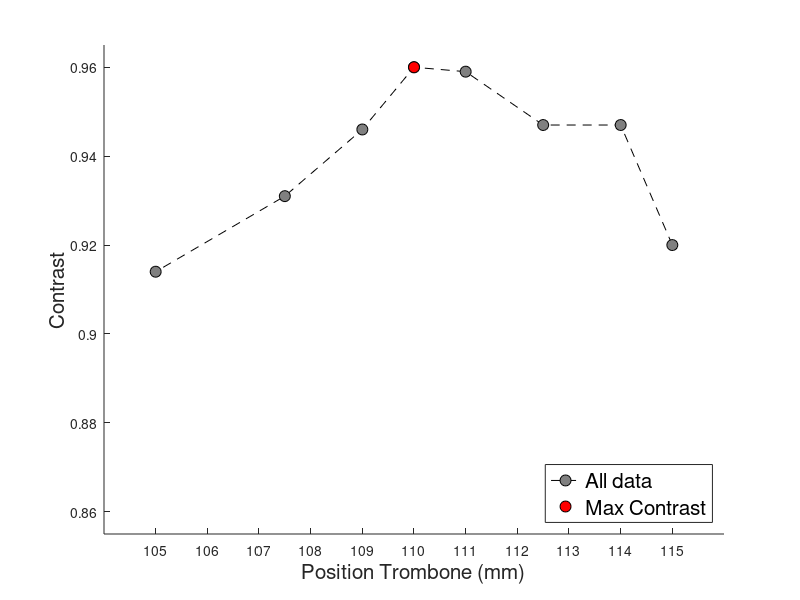

Write the MATLAB code that produced this figure. (Note: this script raises an error after producing the figure.)
% ContrastOverTrombonePositionData
%
% This is the measurement of contrast over the Tromobone position by
% controlling it by its own software.

% History:
%    03/25/22  dhb, smo     - Measured the data and plotted the graph.
%    07/19/22  dhb, smo     - Added data using different lense diopters.
%    07/29/22  smo, rsh     - Added data using different lenese within the
%                             range of -6 to +2.
%    08/01/22  smo          - Added to choose multiple data at once. Also,
%                             now it calculates an optimal Trombone
%                             position for any given lens diopters using
%                             interpolation.

%% Initialzie.
clear; close all;

%% Measurement data.
%
% Position is in mm unit in the Trombone controlling software, and the
% contrast was measured based on the real-time camera image.
%
% Note that we are planning to calibrate for the lens diopeters from -6.0
% to +2.0 for SACC project.
whichDataRange = [11:18];
VERBOSE = true;

for ii = 1:length(whichDataRange)
    whichData = whichDataRange(ii);
    
    % All raw data stored here.
    switch whichData
        case 0
            lensDiopters = 0;
            positionTrombone = [2.799 2.299 1.772 1.522 1.272 1.022 0.772 0.522 0.272 0.022 -0.530 -1.449 -2.193 -2.665 ];
            contrast         = [0.931 0.946 0.954 0.954 0.954 0.954 0.955 0.954 0.954 0.954  0.954  0.954  0.947  0.939 ];
            % Following data no. 1 to 6 were collected using different lens
            % diopeters on the date of 07/19/22.
        case 1
            lensDiopters = -3;
            positionTrombone = [-15.17 -14.64 -14.06 -13.54 -12.99 -12.52 -12.05 -11.52 -11.01 -10.54 -9.99 -9.48];
            contrast         = [ 0.888  0.871  0.901  0.929  0.938  0.947  0.948  0.948  0.948  0.949 0.931 0.923];
        case 2
            lensDiopters = -4.5;
            positionTrombone = [-19.66 -19.54 -19.04 -18.04 -17.50];
            contrast         = [ 0.946  0.937  0.947  0.935  0.923];
        case 3
            lensDiopters = +2.0;
            positionTrombone = [-0.47  0.54  1.00  1.50  2.06  2.50  3.04];
            contrast         = [0.920 0.947 0.947 0.963 0.946 0.947 0.939];
        case 4
            lensDiopters = -6.0;
            positionTrombone = [-17.89 -16.80];
            contrast         = [ 0.815  0.718];
        case 5
            lensDiopters = -5.5;
            positionTrombone = [-19.79 -18.82];
            contrast         = [ 0.917  0.824];
        case 6
            lensDiopters = -5.0;
            positionTrombone = [-19.53 -18.55];
            contrast         = [ 0.930  0.911];
            
            % From here, data was collected on the day of 07/29/22.
            %
            % Note that the position trombone here is the number on the
            % measuring tape that is attached to the Trombone. Therefore, this
            % is different range of unit from the measurements conducted
            % before. The unit for the position is still mm though.
        case 11
            lensDiopters = -6.0;
            positionTrombone = [115 114 112.5 111 110 109 107.5 105];
            contrast         = [0.92 0.947 0.947 0.959 0.96 0.946 0.931 0.914];
        case 12
            lensDiopters = -5.0;
            positionTrombone = [124 121.5 120.5 120 119 117.5 115.5 114.5 112.5];
            contrast         = [0.92 0.96 0.96 0.959 0.959 0.958 0.958 0.928 0.898];
        case 13
            lensDiopters = -4.0;
            %         positionTrombone = [130.5 129.5 127.5 126 125 122.5 121];
            %         contrast         = [0.909 0.927 0.938 0.939 0.938 0.924 0.883];
            % Data has been corrected. Somehow first measurement gave the lower
            % contrast than expected. Following is the newly measured one.
            positionTrombone = [130.5 129.5 128 127 126 125 124 122.5 121.5 120.5];
            contrast         = [0.901 0.923 0.933 0.946 0.955 0.944 0.943 0.933 0.92 0.894];
            
        case 14
            lensDiopters = -3.0;
            positionTrombone = [138.5 137 136 135 134 132.5 131 129 128];
            contrast         = [0.91 0.94 0.941 0.949 0.95 0.95 0.9 0.901 0.856];
        case 15
            lensDiopters = -2.0;
            positionTrombone = [146 145 144 143 141 140 139 138 135.5];
            contrast         = [0.88 0.931 0.94 0.95 0.951 0.959 0.949 0.939 0.855];
        case 16
            lensDiopters = -1.0;
            positionTrombone = [152.5 151.5 150.5 149.5 148.5 147 145.5 144 143];
            contrast         = [0.893 0.929 0.946 0.946 0.947 0.955 0.955 0.946 0.927];
        case 17
            lensDiopters = +1.0;
            positionTrombone = [165 164 162.5 161.5 160.5 160 159 157.5 156 155];
            contrast         = [0.901 0.942 0.95 0.959 0.959 0.959 0.958 0.95 0.941 0.872];
        case 18
            lensDiopters = +2.0;
            positionTrombone = [170.5 169.5 168.5 168 166 165 164 162 161];
            contrast         = [0.908 0.938 0.953 0.953 0.961 0.961 0.953 0.937 0.896];
        otherwise
    end
    
    % There are some lenses having multiple highest points. Here we choose a
    % smaller value in position (nm) which should be fine for now, but we
    % may elaborate it later on.
    lensDioptersSet(ii) = lensDiopters;
    contrastMax(ii) = max(contrast);
    positionContrastMax(ii) = min(positionTrombone(find(contrast(:) == contrastMax(ii))));
    
    %% Plot it.
    if (VERBOSE)
        figure; clf; hold on;
        plot(positionTrombone, contrast, 'ko--', 'MarkerFaceColor', [0.5 0.5 0.5], 'MarkerEdgeColor', zeros(1,3), 'MarkerSize', 8);
        plot(positionContrastMax(ii), contrastMax(ii), 'o', 'MarkerFaceColor', [1 0 0], 'MarkerEdgeColor', zeros(1,3), 'MarkerSize', 8);
        xlabel('Position Trombone (mm)','FontSize',15);
        ylabel('Contrast','FontSize',15);
        xticks([round(min(positionTrombone)):1:round(max(positionTrombone))]);
        ylim([0.855 0.965]);
        legend('All data','Max Contrast','location','southeast','FontSize',15);
        title(append('Lens diopters: ',num2str(lensDiopters),' / Max contrast = ',num2str(contrastMax(ii))),'FontSize',15);
    end
    
    clear contrast; clear positionTrombone;
end

%% Optimal Trombone position over lense diopters.
PLOTCALIBRATION = true;

if (PLOTCALIBRATION)
    figure; clf; hold on;
    plot(lensDioptersSet, positionContrastMax, 'k.--', 'markersize', 20);
    xlabel('Lens diopters','FontSize',15);
    ylabel('Trombone position (mm)','FontSize',15);
    title('Optimal Trombone position over lense diopers','FontSize',15);
end

%% Calculate optimal Trombone position for a random lens diopter.
%
% Type your lens diopter of interest.
targetLensDiopters = -2.5;

% Calculate optimal Trombone position here using interpolation.
positionContrastMaxEst = interpn(lensDioptersSet, positionContrastMax, ...
    targetLensDiopters, 'linear');

% Print out the results.
fprintf('Optimal Trombone position for lens diopter = (%.1f) is %.0f (mm) \n', ...
    targetLensDiopters, positionContrastMaxEst);

% Plot it.
plot(targetLensDiopters, positionContrastMaxEst, ...
    'ro', 'markersize', 13, 'markerfacecolor', 'r', 'markeredgecolor', 'k');
legend('Measurement data', 'Estimation', 'location', 'SouthEast', 'FontSize', 15);
